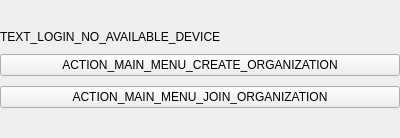
<?xml version="1.0" encoding="UTF-8"?>
<ui version="4.0">
 <class>LoginNoDevicesWidget</class>
 <widget class="QWidget" name="LoginNoDevicesWidget">
  <property name="geometry">
   <rect>
    <x>0</x>
    <y>0</y>
    <width>400</width>
    <height>138</height>
   </rect>
  </property>
  <property name="windowTitle">
   <string>Form</string>
  </property>
  <layout class="QVBoxLayout" name="verticalLayout">
   <property name="spacing">
    <number>10</number>
   </property>
   <property name="leftMargin">
    <number>0</number>
   </property>
   <property name="topMargin">
    <number>0</number>
   </property>
   <property name="rightMargin">
    <number>0</number>
   </property>
   <property name="bottomMargin">
    <number>0</number>
   </property>
   <item>
    <spacer name="verticalSpacer">
     <property name="orientation">
      <enum>Qt::Vertical</enum>
     </property>
     <property name="sizeHint" stdset="0">
      <size>
       <width>20</width>
       <height>40</height>
      </size>
     </property>
    </spacer>
   </item>
   <item>
    <widget class="QLabel" name="label_no_device">
     <property name="text">
      <string>TEXT_LOGIN_NO_AVAILABLE_DEVICE</string>
     </property>
     <property name="alignment">
      <set>Qt::AlignJustify|Qt::AlignVCenter</set>
     </property>
     <property name="wordWrap">
      <bool>true</bool>
     </property>
    </widget>
   </item>
   <item>
    <widget class="QPushButton" name="button_create_org">
     <property name="cursor">
      <cursorShape>PointingHandCursor</cursorShape>
     </property>
     <property name="focusPolicy">
      <enum>Qt::ClickFocus</enum>
     </property>
     <property name="text">
      <string>ACTION_MAIN_MENU_CREATE_ORGANIZATION</string>
     </property>
    </widget>
   </item>
   <item>
    <widget class="QPushButton" name="button_join_org">
     <property name="cursor">
      <cursorShape>PointingHandCursor</cursorShape>
     </property>
     <property name="focusPolicy">
      <enum>Qt::ClickFocus</enum>
     </property>
     <property name="text">
      <string>ACTION_MAIN_MENU_JOIN_ORGANIZATION</string>
     </property>
    </widget>
   </item>
   <item>
    <spacer name="verticalSpacer_2">
     <property name="orientation">
      <enum>Qt::Vertical</enum>
     </property>
     <property name="sizeHint" stdset="0">
      <size>
       <width>20</width>
       <height>40</height>
      </size>
     </property>
    </spacer>
   </item>
  </layout>
 </widget>
 <resources/>
 <connections/>
</ui>
